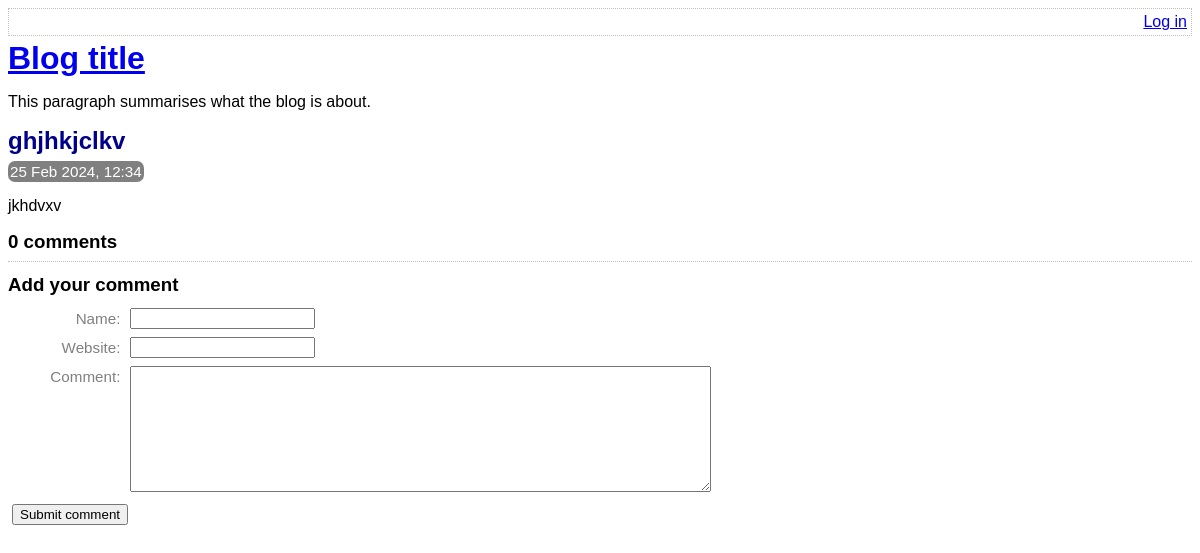
/view-post.php?post_id=4, run on the app's committed database.
### tables this page shows
CREATE TABLE post (
	id INTEGER PRIMARY KEY AUTOINCREMENT NOT NULL,
	title VARCHAR NOT NULL,
	body VARCHAR NOT NULL,
	user_id INTEGER NOT NULL,
	created_at VARCHAR NOT NULL,
	updated_at VARCHAR,
	FOREIGN KEY (user_id) REFERENCES user(id)
);

### lib/view-post.php (called while the page is built, shortened)
<?php
function getPostRow(PDO $pdo, $postId)
{
    $stmt = $pdo->prepare(
        'SELECT
            title, created_at, body
        FROM
            post
        WHERE
            id = :id'
    );
    $result = $stmt->execute(
        array('id' => $postId, )
    );
    $row = $stmt->fetch(PDO::FETCH_ASSOC);
    return $row;
}

### view-post.php (the view, shortened to what this page needs)
<?php
require_once 'lib/common.php';
require_once 'lib/view-post.php';
if (isset($_GET['post_id']))
{
    $postId = $_GET['post_id'];
}
else
{
    $postId = 0;
}
$pdo = getPDO();
$row = getPostRow($pdo, $postId);
?>
<!DOCTYPE html>
<html>
    <head>
        <?php require 'templates/head.php' ?>
    </head>
    <body>
        <?php require 'templates/title.php' ?>
        <div class="post">
            <h2>
                <?php echo htmlEscape($row['title']) ?>
            </h2>
            <div class="date">
                <?php echo convertSqlDate($row['created_at']) ?>
            </div>
            <?php echo convertNewlinesToParagraphs($row['body']) ?>
        </div>
        <div class="comment-list">
            <h3><?php echo countCommentsForPost($pdo, $postId) ?> comments</h3>
        </div>
        <?php require 'templates/comment-form.php' ?>
    </body>
</html>

### lib/common.php (shortened to what this page needs)
<?php
function htmlEscape($html)
{
    return htmlspecialchars($html, ENT_HTML5, 'UTF-8');
}
function convertSqlDate($sqlDate)
{
    $date = DateTime::createFromFormat('Y-m-d H:i:s', $sqlDate);
    return $date->format('d M Y, H:i');
}
function convertNewlinesToParagraphs($text)
{
    $escaped = htmlEscape($text);
    return '<p>' . str_replace("\n", "</p><p>", $escaped) . '</p>';
}
function countCommentsForPost(PDO $pdo, $postId)
{
    $sql = "
        SELECT
            COUNT(*) c
        FROM
            comment
        WHERE
            post_id = :post_id
    ";
    $stmt = $pdo->prepare($sql);
    $stmt->execute(
        array('post_id' => $postId, )
    );
    return (int) $stmt->fetchColumn();
}

### assets/main.css (style rules this page uses)
h1, h2, h3 { margin-top: 0; margin-bottom: 8px; }
body { font-family: sans-serif; }
.post-synopsis h2, .post h2 { color: darkblue; }
.post .date, .post-synopsis .meta { color: white; background-color: grey; border-radius: 7px; padding: 2px; display: inline; font-size: 0.95em; }
.comment-list { border-bottom: 1px dotted silver; margin-bottom: 12px; }

### data on the page
post: title "ghjhkjclkv", created_at "25 Feb 2024, 12:34", body "jkhdvxv"

### other printed values
countCommentsForPost($pdo, $postId) "0"
